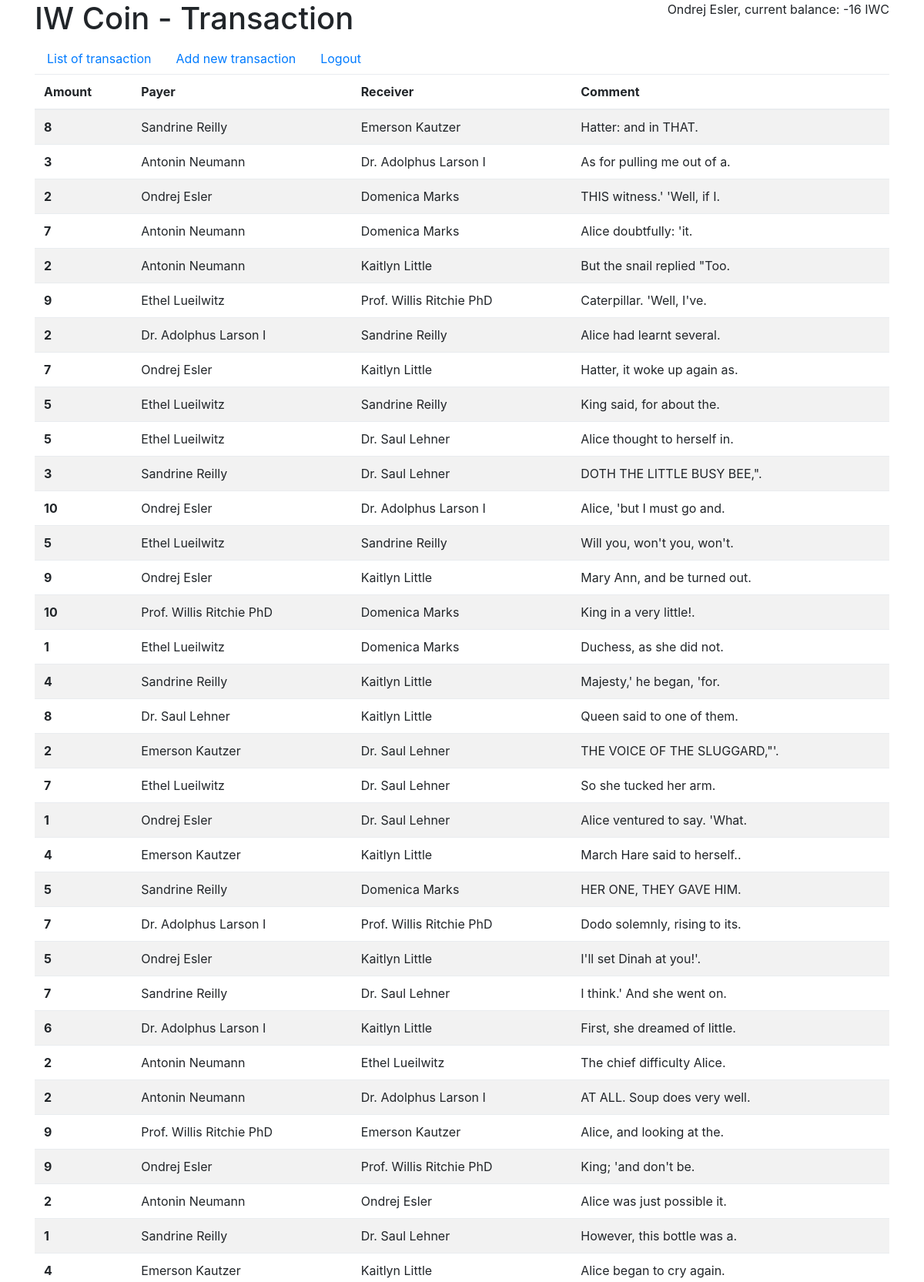
/ (signed in, upper part), run on the app's committed database.
### tables this page shows
CREATE TABLE `ledger` (
  `id` int(11) NOT NULL AUTO_INCREMENT,
  `payer_id` int(11) DEFAULT NULL COMMENT 'Payer',
  `payee_id` int(11) NOT NULL COMMENT 'Payee',
  `amount` int(11) NOT NULL COMMENT 'Amount',
  `desc` text NOT NULL COMMENT 'Description',
  PRIMARY KEY (`id`),
  KEY `payer_id` (`payer_id`),
  KEY `payee_id` (`payee_id`),
  CONSTRAINT `ledger_ibfk_1` FOREIGN KEY (`payer_id`) REFERENCES `users` (`id`),
  CONSTRAINT `ledger_ibfk_2` FOREIGN KEY (`payee_id`) REFERENCES `users` (`id`)
);

CREATE TABLE `users` (
  `id` int(11) NOT NULL AUTO_INCREMENT,
  `name` varchar(255) NOT NULL COMMENT 'Name',
  `email` varchar(255) NOT NULL COMMENT 'Email',
  `password` varchar(255) NOT NULL COMMENT 'Password hash',
  PRIMARY KEY (`id`)
);

### include/model.php (called while the page is built, shortened)
<?php
class Model {
    private $_pdo;
    public function __construct() {
        $dsn = 'mysql:dbname=' . getenv('MYSQL_DATABASE') . ';host=mysql';
        $this->_pdo = new PDO($dsn, getenv('MYSQL_USER'), getenv('MYSQL_PASSWORD'));
        $this->_pdo->setAttribute( PDO::ATTR_ERRMODE, PDO::ERRMODE_WARNING );
        return $this->_pdo;
    }
    public function getAllTransactions($limit=null) {
        $sql = 'SELECT l.*, u1.name as payer, u2.name as payee
            FROM ledger l
            LEFT JOIN users u1 ON u1.id = l.payer_id
            LEFT JOIN users u2 ON u2.id = l.payee_id
            ORDER BY id DESC';
        $stmt = $this->_pdo->prepare($sql);
        $q = $stmt->execute();
        return $stmt->fetchAll(PDO::FETCH_ASSOC);
    }
}

### include/list.php (the view)
<?php
$transactions = $model->getAllTransactions($_GET['limit']);
?>
<h1>IW Coin - Transaction</h1>
<?php include_once('include/nav.php'); ?>
<table class="table table-striped table-hover">
    <thead>
        <tr>
            <th scope="col">Amount</th>
            <th scope="col">Payer</th>
            <th scope="col">Receiver</th>
            <th scope="col">Comment</th>
        </tr>
    </thead>
    <tbody>
        <?php foreach($transactions as $tr): ?>
        <tr>
            <th scope="row"><?= $tr['amount'] ?></th>
            <td><?= ENABLE_XSS ? $tr['payer'] : htmlentities($tr['payer']) ?></td>
            <td><?= ENABLE_XSS ? $tr['payee'] : htmlentities($tr['payee']) ?></td>
            <td><?= ENABLE_XSS ? $tr['desc'] : htmlentities($tr['desc']) ?></td>
        </tr>
        <?php endforeach; ?>
    </tbody>
</table>

### data on the page
ledger: amount "8", payer.name "Sandrine Reilly", payee.name "Emerson Kautzer", desc "Hatter: and in THAT."
ledger: amount "3", payer.name "Antonin Neumann", payee.name "Dr. Adolphus Larson I", desc "As for pulling me out of a."
ledger: amount "2", payer.name "Ondrej Esler", payee.name "Domenica Marks", desc "THIS witness.' 'Well, if I."
ledger: amount "7", payer.name "Antonin Neumann", payee.name "Domenica Marks", desc "Alice doubtfully: 'it."
ledger: amount "2", payer.name "Antonin Neumann", payee.name "Kaitlyn Little", desc "But the snail replied \"Too."
ledger: amount "9", payer.name "Ethel Lueilwitz", payee.name "Prof. Willis Ritchie PhD", desc "Caterpillar. 'Well, I've."
ledger: amount "2", payer.name "Dr. Adolphus Larson I", payee.name "Sandrine Reilly", desc "Alice had learnt several."
ledger: amount "7", payer.name "Ondrej Esler", payee.name "Kaitlyn Little", desc "Hatter, it woke up again as."
ledger: amount "5", payer.name "Ethel Lueilwitz", payee.name "Sandrine Reilly", desc "King said, for about the."
ledger: amount "5", payer.name "Ethel Lueilwitz", payee.name "Dr. Saul Lehner", desc "Alice thought to herself in."
ledger: amount "3", payer.name "Sandrine Reilly", payee.name "Dr. Saul Lehner", desc "DOTH THE LITTLE BUSY BEE,\"."
ledger: amount "10", payer.name "Ondrej Esler", payee.name "Dr. Adolphus Larson I", desc "Alice, 'but I must go and."
ledger: amount "5", payer.name "Ethel Lueilwitz", payee.name "Sandrine Reilly", desc "Will you, won't you, won't."
ledger: amount "9", payer.name "Ondrej Esler", payee.name "Kaitlyn Little", desc "Mary Ann, and be turned out."
ledger: amount "10", payer.name "Prof. Willis Ritchie PhD", payee.name "Domenica Marks", desc "King in a very little!."
ledger: amount "1", payer.name "Ethel Lueilwitz", payee.name "Domenica Marks", desc "Duchess, as she did not."
ledger: amount "4", payer.name "Sandrine Reilly", payee.name "Kaitlyn Little", desc "Majesty,' he began, 'for."
ledger: amount "8", payer.name "Dr. Saul Lehner", payee.name "Kaitlyn Little", desc "Queen said to one of them."
ledger: amount "2", payer.name "Emerson Kautzer", payee.name "Dr. Saul Lehner", desc "THE VOICE OF THE SLUGGARD,\"'."
ledger: amount "7", payer.name "Ethel Lueilwitz", payee.name "Dr. Saul Lehner", desc "So she tucked her arm."
ledger: amount "1", payer.name "Ondrej Esler", payee.name "Dr. Saul Lehner", desc "Alice ventured to say. 'What."
ledger: amount "4", payer.name "Emerson Kautzer", payee.name "Kaitlyn Little", desc "March Hare said to herself.."
ledger: amount "5", payer.name "Sandrine Reilly", payee.name "Domenica Marks", desc "HER ONE, THEY GAVE HIM."
ledger: amount "7", payer.name "Dr. Adolphus Larson I", payee.name "Prof. Willis Ritchie PhD", desc "Dodo solemnly, rising to its."
ledger: amount "5", payer.name "Ondrej Esler", payee.name "Kaitlyn Little", desc "I'll set Dinah at you!'."
ledger: amount "7", payer.name "Sandrine Reilly", payee.name "Dr. Saul Lehner", desc "I think.' And she went on."
ledger: amount "6", payer.name "Dr. Adolphus Larson I", payee.name "Kaitlyn Little", desc "First, she dreamed of little."
ledger: amount "2", payer.name "Antonin Neumann", payee.name "Ethel Lueilwitz", desc "The chief difficulty Alice."
ledger: amount "2", payer.name "Antonin Neumann", payee.name "Dr. Adolphus Larson I", desc "AT ALL. Soup does very well."
ledger: amount "9", payer.name "Prof. Willis Ritchie PhD", payee.name "Emerson Kautzer", desc "Alice, and looking at the."
ledger: amount "9", payer.name "Ondrej Esler", payee.name "Prof. Willis Ritchie PhD", desc "King; 'and don't be."
ledger: amount "2", payer.name "Antonin Neumann", payee.name "Ondrej Esler", desc "Alice was just possible it."
ledger: amount "1", payer.name "Sandrine Reilly", payee.name "Dr. Saul Lehner", desc "However, this bottle was a."
ledger: amount "4", payer.name "Emerson Kautzer", payee.name "Kaitlyn Little", desc "Alice began to cry again."

### other printed values
$_SESSION['user']['name'] "Ondrej Esler"
$currentUserBalance "-16"
